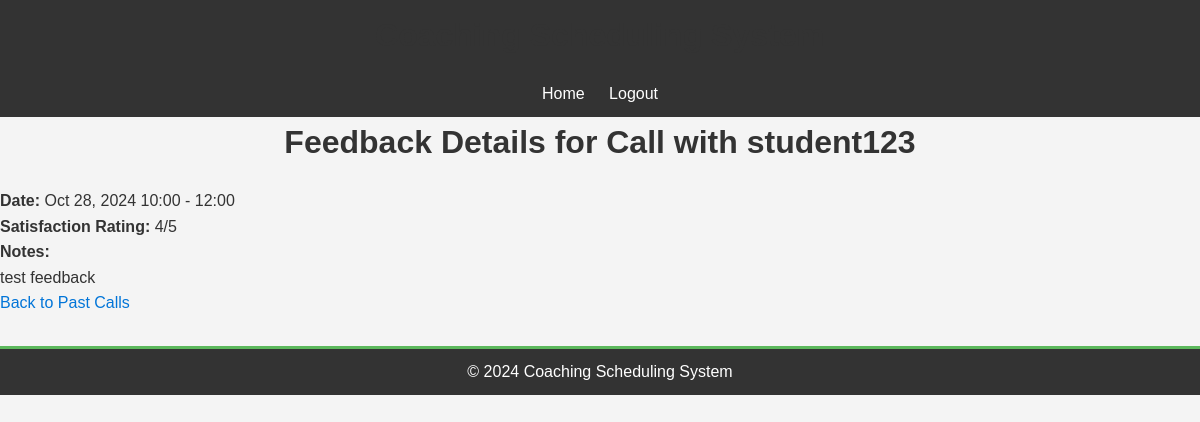
/feedback/3/ (signed in), run on the app's committed database.
### scheduler/models.py (models this page shows, shortened)
class Slot(models.Model):
    coach = models.ForeignKey(User, on_delete=models.CASCADE, related_name='slots')
    start_time = models.DateTimeField()
    end_time = models.DateTimeField()
    student = models.ForeignKey(User, on_delete=models.SET_NULL, null=True, blank=True, related_name='booked_slots')
    satisfaction = models.IntegerField(null=True, blank=True)  # Satisfaction rating (1-5)
    notes = models.TextField(null=True, blank=True)  # Free-form notes for the call

### scheduler/views.py (the view)
# urls.py: path('feedback/<int:slot_id>/', views.feedback_detail, name='feedback_detail'),
@login_required
def feedback_detail(request, slot_id):
    slot = get_object_or_404(Slot, id=slot_id, coach=request.user)
    return render(request, 'scheduler/feedback_detail.html', {'slot': slot})

### scheduler/templates/scheduler/feedback_detail.html (shortened to what this page needs)
<!DOCTYPE html>
<html>
    <header>
        <h1>Coaching Scheduling System</h1>
        <a href="{% url 'home' %}">Home</a>
        {% if user.is_authenticated %}
            <a href="{% url 'logout' %}">Logout</a>
        {% else %}
            <a href="{% url 'login' %}">Login</a>
        {% endif %}
    </header>
<head>
    <link rel="stylesheet" href="/static/css/styles.css">
</head>
<body>
    <h1>Feedback Details for Call with {{ slot.student.username }}</h1>
    <p><strong>Date:</strong> {{ slot.start_time|date:"M d, Y H:i" }} - {{ slot.end_time|date:"H:i" }}</p>
    <p><strong>Satisfaction Rating:</strong> {{ slot.satisfaction }}/5</p>
    <p><strong>Notes:</strong></p>
    <p>{{ slot.notes|linebreaks }}</p>
    <a href="{% url 'past_calls' %}">Back to Past Calls</a>
</body>
<footer>
    <p>&copy; 2024 Coaching Scheduling System</p>
</footer>
</html>

### static/css/styles.css (style rules this page uses)
* { margin: 0; padding: 0; box-sizing: border-box; }
body { font-family: Arial, sans-serif; background-color: #f4f4f4; color: #333; line-height: 1.6; margin: 0; padding: 0; }
h1, h2 { color: #333; text-align: center; margin-bottom: 20px; }
a { color: #0275d8; text-decoration: none; }
header { background: #333; color: #fff; padding: 10px 0; text-align: center; }
header a { color: #fff; margin: 0 10px; text-decoration: none; }
footer { margin-top: 30px; padding: 10px; background: #333; color: #fff; text-align: center; border-top: 3px solid #5cb85c; }

### data on the page
Slot: student.username "student123", start_time "Oct 28, 2024 10:00", end_time "12:00", satisfaction "4", notes "test feedback"
